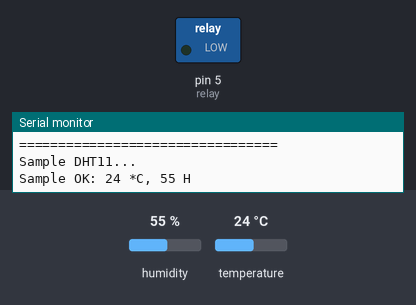
The sketch below on a simulated Arduino Uno, built with avr-gcc and run on an emulated ATmega328P. Parts: switched loads named in the sketch (green lamp = pin HIGH), the last lines printed to the serial monitor. The inputs (shaded band) are chosen by the test bench; at power-on: temperature 24 °C, humidity 55 %.

Above: at 2.3 s.
2.4 s: temperature set to 38 °C
4.5 s: temperature set to 41 °C
At 4.9 s:
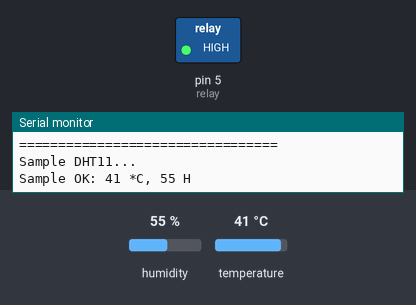
6.6 s: temperature set to 12 °C
At 9.0 s:
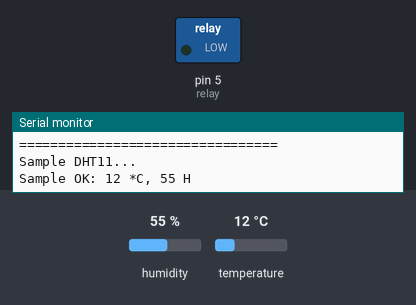
Timing chart, 0 to 10.5 s (numbered marks = the images above; inputs shaded):
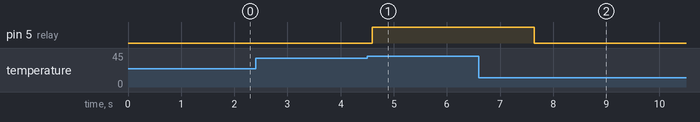

Measured:
- the behaviour switches between 39 and 40 °C on temperature (found by bisection; images 0 and 1)
- after the input at 4.5 s, pin 5 (relay): LOW → HIGH after 0.10 s
- after the input at 6.6 s, pin 5 (relay): HIGH → LOW after 1.0 s

The sketch:

day_2.ino
```cpp
#include <SimpleDHT.h>
#define relay 5
#define temp_max 40
#define sw1 3
#define sw2 4
int buttonstate1 =0;
int buttonstate2=0;

// for DHT11,
//      VCC: 5V or 3V
//      GND: GND
//      DATA: 2
int pinDHT11 = 2;
SimpleDHT11 dht11(pinDHT11);

void setup() {
  Serial.begin(115200);
  pinMode(relay,OUTPUT);
}

void loop() {
  // start working...
  Serial.println("=================================");
  Serial.println("Sample DHT11...");

  // read without samples.
  byte temperature = 0;
  byte humidity = 0;
  int err = SimpleDHTErrSuccess;
  if ((err = dht11.read(&temperature, &humidity, NULL)) != SimpleDHTErrSuccess) {
    Serial.print("Read DHT11 failed, err="); Serial.println(err);delay(1000);
    return;
  }

  Serial.print("Sample OK: ");
  Serial.print((int)temperature); Serial.print(" *C, ");
  Serial.print((int)humidity); Serial.println(" H");

  // DHT11 sampling rate is 1HZ.

        if((int)temperature>=temp_max)
        {
         //  poweroff relay();
         digitalWrite(relay,HIGH);
         }
       else
       {
        // poweron relay();
         digitalWrite(relay,LOW);
       }
  delay(1500);
}
```
